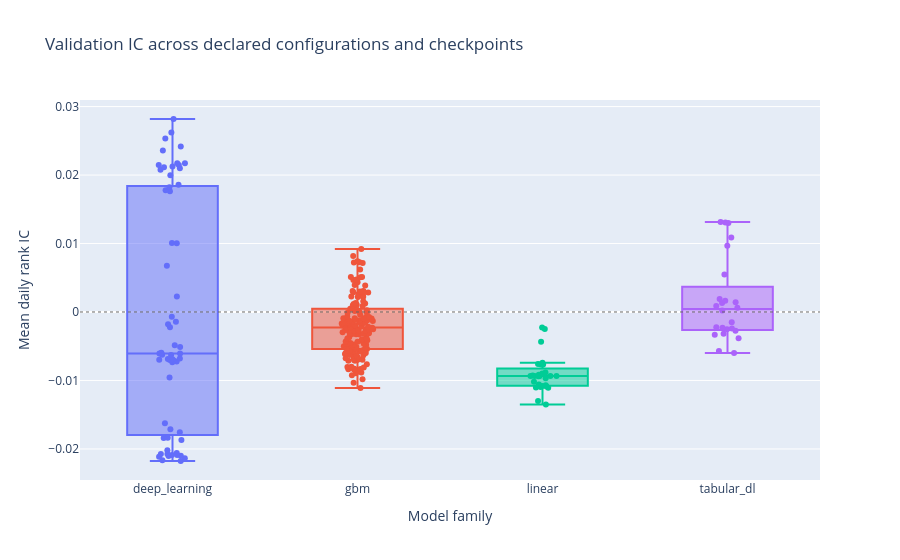

Here is the notebook cell this chart was saved with:
### Code cell
fig = go.Figure()
for family in analysis.get_column("family").unique(maintain_order=True):
    rows = analysis.filter(pl.col("family") == family)
    fig.add_trace(
        go.Box(
            name=family,
            y=rows.get_column("ic_mean").to_list(),
            text=rows.get_column("model_identity").to_list(),
            boxpoints="all",
            jitter=0.35,
            pointpos=0,
            hovertemplate="%{text}<br>validation IC %{y:+.4f}<extra></extra>",
        )
    )
fig.add_hline(y=0, line_width=1, line_dash="dot", line_color="#666666")
fig.update_layout(
    title="Validation IC across declared configurations and checkpoints",
    xaxis_title="Model family",
    yaxis_title="Mean daily rank IC",
    showlegend=False,
)
fig.show()

### Figure 1 — Plotly figure (JSON) as saved in the notebook; plotly's stock layout.template omitted (floating-point values rounded to 4 significant figures; data arrays with more than 128 entries replaced by an {"elided": "..."} marker saying what was removed)
{"data": [{"boxpoints": "all", "hovertemplate": "%{text}<br>validation IC %{y:+.4f}<extra></extra>", "jitter": 0.35, "name": "deep_learning", "pointpos": 0, "text": ["deep_learning / lstm_h64 / epoch=10", "deep_learning / lstm_h64 / epoch=100", "deep_learning / lstm_h64 / epoch=15", "deep_learning / lstm_h64 / epoch=20", "deep_learning / lstm_h64 / epoch=25", "deep_learning / lstm_h64 / epoch=30", "deep_learning / lstm_h64 / epoch=35", "deep_learning / lstm_h64 / epoch=40", "deep_learning / lstm_h64 / epoch=45", "deep_learning / lstm_h64 / epoch=5", "deep_learning / lstm_h64 / epoch=50", "deep_learning / lstm_h64 / epoch=55", "deep_learning / lstm_h64 / epoch=60", "deep_learning / lstm_h64 / epoch=65", "deep_learning / lstm_h64 / epoch=70", "deep_learning / lstm_h64 / epoch=75", "deep_learning / lstm_h64 / epoch=80", "deep_learning / lstm_h64 / epoch=85", "deep_learning / lstm_h64 / epoch=90", "deep_learning / lstm_h64 / epoch=95", "deep_learning / nlinear / epoch=10", "deep_learning / nlinear / epoch=100", "deep_learning / nlinear / epoch=15", "deep_learning / nlinear / epoch=20", "deep_learning / nlinear / epoch=25", "deep_learning / nlinear / epoch=30", "deep_learning / nlinear / epoch=35", "deep_learning / nlinear / epoch=40", "deep_learning / nlinear / epoch=45", "deep_learning / nlinear / epoch=5", "deep_learning / nlinear / epoch=50", "deep_learning / nlinear / epoch=55", "deep_learning / nlinear / epoch=60", "deep_learning / nlinear / epoch=65", "deep_learning / nlinear / epoch=70", "deep_learning / nlinear / epoch=75", "deep_learning / nlinear / epoch=80", "deep_learning / nlinear / epoch=85", "deep_learning / nlinear / epoch=90", "deep_learning / nlinear / epoch=95", "deep_learning / patchtst / epoch=10", "deep_learning / patchtst / epoch=100", "deep_learning / patchtst / epoch=15", "deep_learning / patchtst / epoch=20", "deep_learning / patchtst / epoch=25", "deep_learning / patchtst / epoch=30", "deep_learning / patchtst / epoch=35", "deep_learning / patchtst / epoch=40", "deep_learning / patchtst / epoch=45", "deep_learning / patchtst / epoch=5", "deep_learning / patchtst / epoch=50", "deep_learning / patchtst / epoch=55", "deep_learning / patchtst / epoch=60", "deep_learning / patchtst / epoch=65", "deep_learning / patchtst / epoch=70", "deep_learning / patchtst / epoch=75", "deep_learning / patchtst / epoch=80", "deep_learning / patchtst / epoch=85", "deep_learning / patchtst / epoch=90", "deep_learning / patchtst / epoch=95"], "type": "box", "y": [0.01999, 0.02115, 0.01003, 0.01008, 0.01763, 0.02535, 0.02416, 0.0262, 0.02819, -0.002244, 0.02079, 0.01859, 0.01822, 0.02173, 0.02357, 0.02148, 0.02147, 0.02173, 0.02126, 0.02099, -0.001786, -0.02089, -0.01755, -0.01626, -0.0202, -0.01837, -0.01839, -0.02058, -0.01871, 0.002275, -0.01713, -0.02073, -0.02166, -0.02135, -0.02075, -0.02115, -0.02176, -0.02101, -0.0209, -0.02103, 0.006744, -0.006071, -0.0007077, -0.001413, -0.006981, -0.00691, -0.005124, -0.00957, -0.007344, 0.0178, -0.007215, -0.004873, -0.005954, -0.007002, -0.006883, -0.007089, -0.006775, -0.006287, -0.00624, -0.00608]}, {"boxpoints": "all", "hovertemplate": "%{text}<br>validation IC %{y:+.4f}<extra></extra>", "jitter": 0.35, "name": "gbm", "pointpos": 0, "text": {"elided": "150 str values"}, "type": "box", "y": {"elided": "150 float values"}}, {"boxpoints": "all", "hovertemplate": "%{text}<br>validation IC %{y:+.4f}<extra></extra>", "jitter": 0.35, "name": "linear", "pointpos": 0, "text": ["linear / enet_f0.015 / final", "linear / enet_f0.03 / final", "linear / enet_f0.08 / final", "linear / enet_f0.2 / final", "linear / enet_f0.35 / final", "linear / enet_f0.5 / final", "linear / enet_f0.7 / final", "linear / enet_f0.85 / final", "linear / lasso_f0.015 / final", "linear / lasso_f0.03 / final", "linear / lasso_f0.08 / final", "linear / lasso_f0.2 / final", "linear / lasso_f0.35 / final", "linear / lasso_f0.5 / final", "linear / lasso_f0.7 / final", "linear / lasso_f0.85 / final", "linear / ols / final", "linear / ridge_a0.001 / final", "linear / ridge_a0.01 / final", "linear / ridge_a0.1 / final", "linear / ridge_a1.0 / final", "linear / ridge_a10.0 / final", "linear / ridge_a100.0 / final", "linear / ridge_a1000.0 / final", "linear / ridge_a10000.0 / final", "linear / ridge_a100000.0 / final", "linear / ridge_a1000000.0 / final", "linear / ridge_a10000000.0 / final"], "type": "box", "y": [-0.01069, -0.01089, -0.01102, -0.01298, -0.009159, -0.008823, -0.007677, -0.007405, -0.0106, -0.01095, -0.01106, -0.01349, -0.009291, -0.008979, -0.007674, -0.007612, -0.009339, -0.009339, -0.009338, -0.00934, -0.009341, -0.009383, -0.009689, -0.01083, -0.01018, -0.004332, -0.002263, -0.002485]}, {"boxpoints": "all", "hovertemplate": "%{text}<br>validation IC %{y:+.4f}<extra></extra>", "jitter": 0.35, "name": "tabular_dl", "pointpos": 0, "text": ["tabular_dl / tabm_l / epoch=100", "tabular_dl / tabm_l / epoch=125", "tabular_dl / tabm_l / epoch=150", "tabular_dl / tabm_l / epoch=175", "tabular_dl / tabm_l / epoch=200", "tabular_dl / tabm_l / epoch=25", "tabular_dl / tabm_l / epoch=50", "tabular_dl / tabm_l / epoch=75", "tabular_dl / tabm_m / epoch=100", "tabular_dl / tabm_m / epoch=125", "tabular_dl / tabm_m / epoch=150", "tabular_dl / tabm_m / epoch=175", "tabular_dl / tabm_m / epoch=200", "tabular_dl / tabm_m / epoch=25", "tabular_dl / tabm_m / epoch=50", "tabular_dl / tabm_m / epoch=75", "tabular_dl / tabm_s / epoch=100", "tabular_dl / tabm_s / epoch=125", "tabular_dl / tabm_s / epoch=150", "tabular_dl / tabm_s / epoch=175", "tabular_dl / tabm_s / epoch=200", "tabular_dl / tabm_s / epoch=25", "tabular_dl / tabm_s / epoch=50", "tabular_dl / tabm_s / epoch=75"], "type": "box", "y": [-0.003163, -0.001512, 0.001632, 0.001296, 0.001416, 0.0008714, -0.003332, -0.005693, 0.009656, 0.01087, 0.01315, 0.01299, 0.01306, -0.005983, -0.003848, 0.005493, 0.0002296, -0.002233, -0.002311, -0.002735, -0.002513, -0.002416, 0.001883, 0.0006356]}], "layout": {"shapes": [{"line": {"color": "#666666", "dash": "dot", "width": 1}, "type": "line", "x0": 0, "x1": 1, "xref": "x domain", "y0": 0, "y1": 0, "yref": "y"}], "showlegend": false, "title": {"text": "Validation IC across declared configurations and checkpoints"}, "xaxis": {"title": {"text": "Model family"}}, "yaxis": {"title": {"text": "Mean daily rank IC"}}}}
